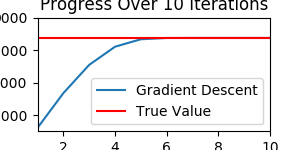

Write Python code to recreate this figure.
"""
author: Luke Brandl
project: Implementation of a Newton-Raphson algorithm for maximizing Dirichlet log likelihood
file description: This file is a python script which generates 1000 samples from the Dirichlet distribution with alpha parameter (10,5,15,20,50), then performs a Newton-Raphson algorithm to recover the alpha parameters from the data.
"""

#from future import division
import numpy as np
from scipy import special
import matplotlib.pyplot as plt
N = 1000
alpha = np.array([10,5,15,20,50])
P = np.random.dirichlet(alpha,N)
cap1=0
cap2=0
cap3=0
cap4=0
cap5=0
alphaest=np.matrix([1,1,1,1,1]).reshape((5,1))
grad=np.empty([5,1])
h=np.empty([5,5])
iteration=[]
alllikelihood=[]
for i in range(1000):
    cap1=cap1+np.log(P[i,0])/float(N)
    cap2=cap2+np.log(P[i,1])/float(N)
    cap3=cap3+np.log(P[i,2])/float(N)
    cap4=cap4+np.log (P[i,3])/float(N)
    cap5=cap5+np.log (P[i,4])/float(N)
logp=np.matrix([cap1,cap2,cap3,cap4,cap5]).reshape((5,1))
# Note: You can invert 'h' more efficiently using a much more complicated formula.
# I performed the inversion manually here, but I should mention a better method exists.

for count in range(1,50):
    alphasum=0
    for k in range(5):
        #Compute Gradient
        grad[k]=N*(special.psi(alphaest.sum())-special.psi(alphaest[k])+logp[k])
        #Preparehessianmatrix
        for j in range(5):
            if j == k:
                h[k,j]=N*(special.polygamma(1,alphaest.sum())-special.polygamma(1,alphaest[k]))
            else:
                h[k,j]=N*(special.polygamma(1,alphaest.sum()))
    #Updatealphaestimates
    update=(np.dot(np.linalg.inv(h),grad))
    alphaest=alphaest-update
    gammasum=0
    nuTsum=0
    for k in range(5):
        gammasum+=special.gammaln(alphaest[k])
        nuTsum+=(alphaest[k]-1)*logp[k]
    likelyhood=N*(special.gammaln(alphaest.sum())-gammasum+nuTsum)
    iteration.append(count)
    alllikelihood.append(likelyhood)

# Done with the hard stuff
print(alphaest)
gammasum=0
nuTsum=0
for k in range(5):
    gammasum+=special.gammaln(alpha[k])
    nuTsum+=(alpha[k]-1)*logp[k]
true=np.array(N*(special.gammaln(alpha.sum())-gammasum+nuTsum)).flatten()
true=np.repeat(true,count)

'''results of one run: 
[[  9.97613728]
 [  4.86237135]
 [ 14.98662968]
 [ 20.08879937]
 [ 49.34687743]]
'''
loglike=np.array(alllikelihood).flatten()

plt.plot(loglike,label='Gradient Descent')
plt.plot(iteration,true,'r',label='True Value')
plt.xlabel('Number of iteations')
plt.ylabel('Dirichlet Log Likelihood')
plt.legend()
plt.ylim([5500,9000])
plt.xlim([1,10])
plt.title('Progress Over 10 Iterations')
fig=plt.gcf()
fig.set_size_inches(3, 1.5)
fig.savefig('dirichlet.png', dpi=100)
plt.show()
